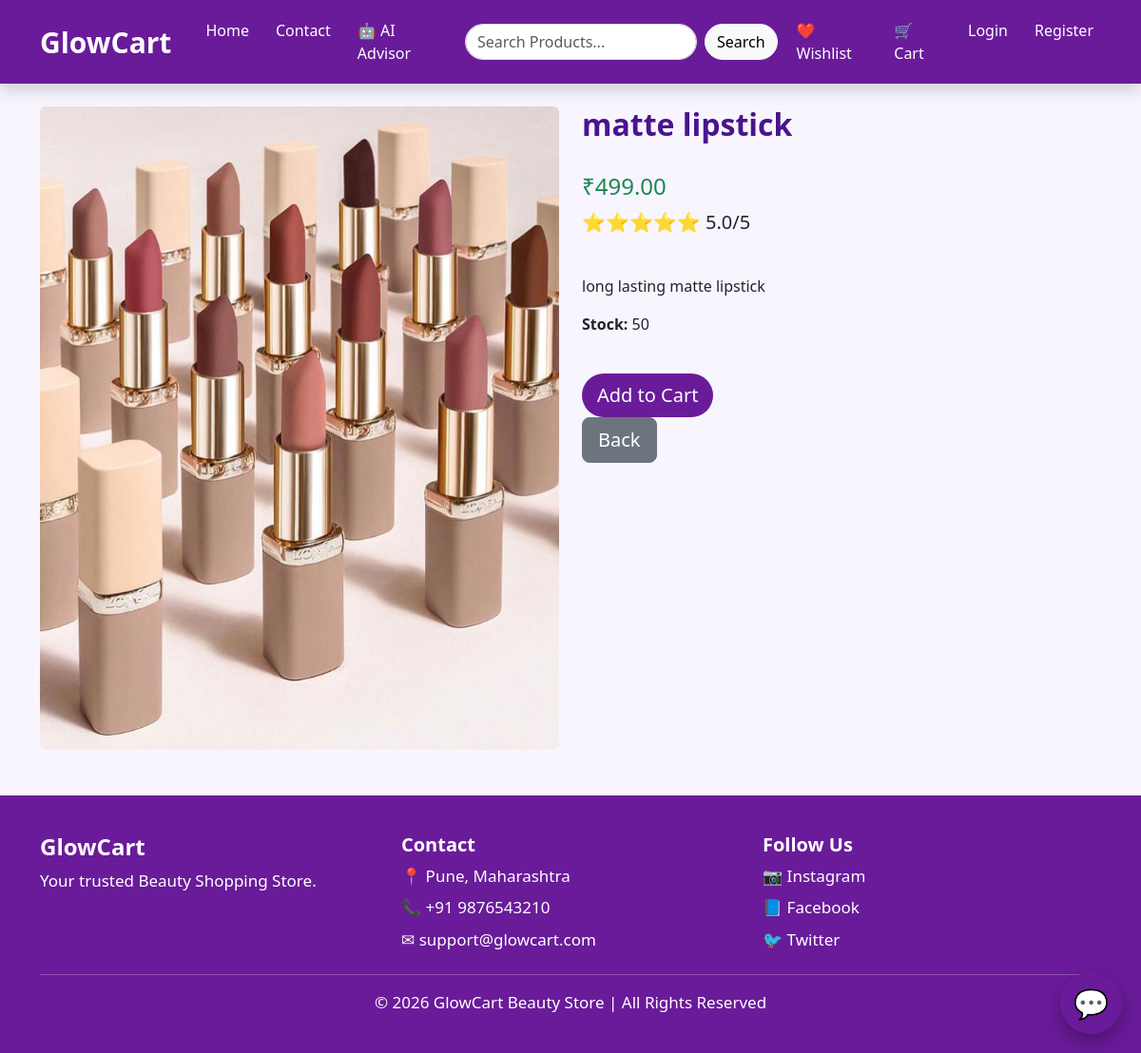
/product/1/, run on the app's committed database.
### shop/models.py (models this page shows, shortened)
class Product(models.Model):
    category = models.ForeignKey(Category, on_delete=models.CASCADE)
    name = models.CharField(max_length=200)
    description = models.TextField()
    price = models.DecimalField(max_digits=10, decimal_places=2)
    skin_type = models.CharField(max_length=50)
    skin_concern = models.CharField(max_length=50)
    category_type = models.CharField(max_length=50)
    rating = models.FloatField(default=4.5)
    best_seller = models.BooleanField(default=False)
    new_arrival = models.BooleanField(default=False)
    discount = models.PositiveIntegerField(default=0)
    stock = models.PositiveIntegerField()
    image = models.ImageField(upload_to='products/')
    created_at = models.DateTimeField(auto_now_add=True)

### shop/views.py (the view)
# urls.py: path('product/<int:id>/', views.product_detail, name='product_detail'),
def product_detail(request, id):
    product = get_object_or_404(Product, id=id)
    return render(request, "product_detail.html", {
        "product": product
    })

### templates/product_detail.html
{% extends 'base.html' %}
{% block content %}
<div class="row">
    <div class="col-md-6">
        <img src="{{ product.image.url }}"
             class="img-fluid rounded">
    </div>
    <div class="col-md-6">
        <h2>{{ product.name }}</h2>
        <br>
        <h4 class="text-success">
            ₹{{ product.price }}
        </h4>
        <p class="text-warning fs-5">
    ⭐⭐⭐⭐⭐
    <span class="text-dark">
        {{ product.rating }}/5
    </span>
</p>
        <br>
        <p>
            {{ product.description }}
        </p>
        <p>
            <b>Stock:</b> {{ product.stock }}
        </p>
        <br>
        <form action="/add-to-cart/{{ product.id }}/" method="get">
    <button type="submit" class="btn btn-primary btn-lg">
        Add to Cart
    </button>
</form>
        <a href="/" class="btn btn-secondary btn-lg">
            Back
        </a>
    </div>
</div>
{% endblock %}

### static/css/style.css (style rules this page uses)
body { background:#f8f5ff; font-family:'Segoe UI',sans-serif; }
h2 { font-weight:bold; color:#4a148c; }
.btn-primary { background:#6a1b9a; border:none; border-radius:30px; }

### data on the page
Product: image (picture), name "matte lipstick", price "499.00", rating "5.0", description "long lasting matte lipstick", stock "50"
